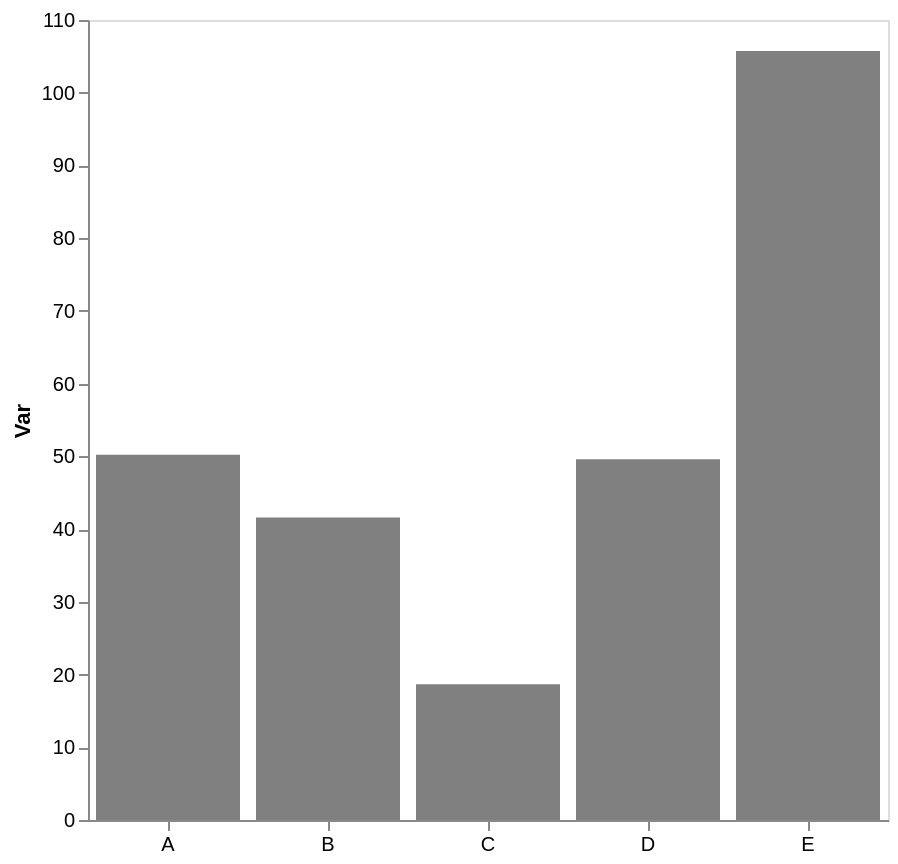

Describe this chart as a Vega-Lite specification.
### Vega-Lite specification from a JSON file in a GitHub repository (floating-point values rounded to 4 significant figures)
{"config": {"view": {"continuousWidth": 300, "continuousHeight": 300}, "axis": {"grid": false}, "bar": {"color": "gray"}}, "data": {"name": "data-39bd2e7850d83ed7a74b365ea8600c78"}, "mark": {"type": "bar"}, "encoding": {"x": {"axis": {"labelAngle": 0, "title": null}, "field": "cat", "type": "nominal"}, "y": {"aggregate": "mean", "axis": {"title": "Var"}, "field": "var1", "type": "quantitative"}}, "height": 400, "width": 400, "$schema": "https://vega.github.io/schema/vega-lite/v5.17.0.json", "datasets": {"data-39bd2e7850d83ed7a74b365ea8600c78": [{"cat": "E", "var1": 122.8, "var2": 48.1}, {"cat": "E", "var1": 98.56, "var2": 54.83}, {"cat": "A", "var1": 46.83, "var2": 39.01}, {"cat": "B", "var1": 41.6, "var2": 46.74}, {"cat": "D", "var1": 40.97, "var2": 61.98}, {"cat": "A", "var1": 50.95, "var2": 63.28}, {"cat": "D", "var1": 58.21, "var2": 37.97}, {"cat": "E", "var1": 117.9, "var2": 57.34}, {"cat": "A", "var1": 52.87, "var2": 47.39}, {"cat": "C", "var1": 19.18, "var2": 54.21}, {"cat": "E", "var1": 83.78, "var2": 26.98}, {"cat": "C", "var1": 18.15, "var2": 39.79}]}}
